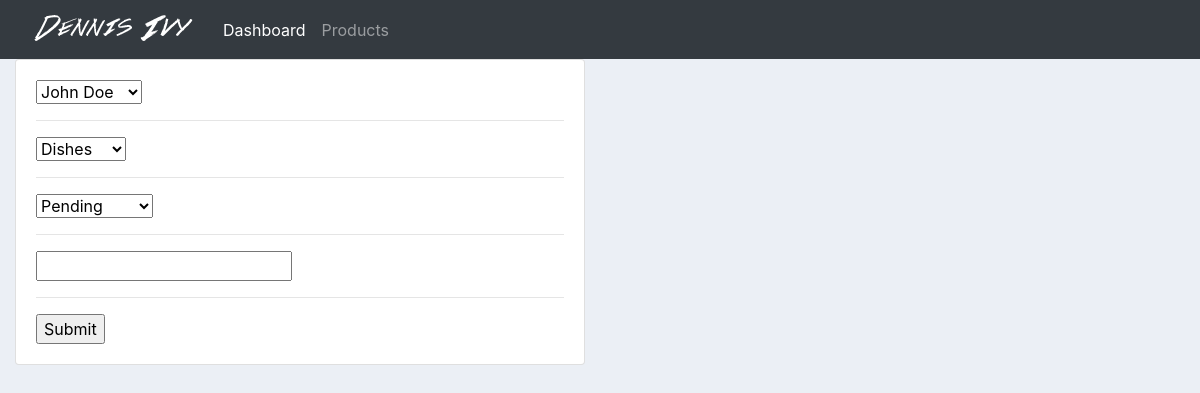
/update_order/3/, run on an earlier commit of the app's database.
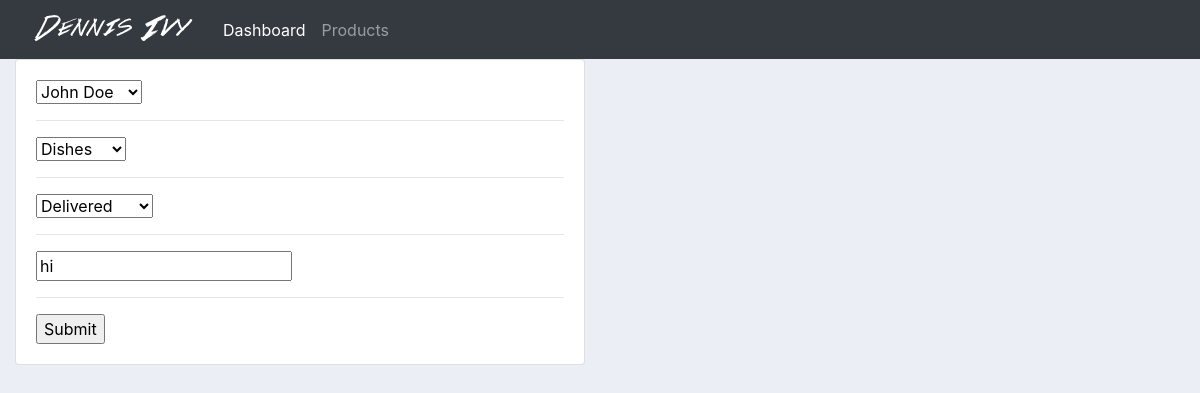
And on a later commit of the database.
### accounts/models.py (models this page shows, shortened)
class Order(models.Model):
	STATUS = (
			('Pending', 'Pending'),
			('NotAvailable', 'NotAvailable'),
			('Delivered', 'Delivered'),
			)
	customer = models.ForeignKey(Customer, null=True, on_delete= models.SET_NULL)
	product = models.ForeignKey(Product, null=True, on_delete= models.SET_NULL)
	date_created = models.DateTimeField(auto_now_add=True, null=True)
	status = models.CharField(max_length=200, null=True, choices=STATUS)
	note = models.CharField(max_length=1000, null=True)

### accounts/views.py (the view)
# urls.py: path('update_order/<str:pk>/', views.updateOrder, name="update_order"),
def updateOrder(request, pk):
	order = Order.objects.get(id=pk)
	form = OrderForm(instance=order)
	if request.method == 'POST':
		form = OrderForm(request.POST, instance=order)
		if form.is_valid():
			form.save()
			return redirect('/')
	context = {'form':form}
	return render(request, 'accounts/order_form.html', context)

### accounts/forms.py
class OrderForm(ModelForm):
	class Meta:
		model = Order
		fields = '__all__'

### accounts/models.py (called while the page is built)
	def __str__(self):
		return self.name

	def __str__(self):
		return self.name

### accounts/templates/accounts/order_form.html (shortened to what this page needs)
{%  extends 'accounts/main.html' %}
{% load static %}
{% block content %}
<div class="row">
	<div class="col-md-6">
		<div class="card card-body">
			<form action="" method="POST">
				{% for field in form %}
					{{field}}
					<hr>
				{% endfor %}
				<input type="submit" name="Submit">
			</form>
		</div>
	</div>
</div>
{% endblock %}

What changed in the data, as far as the page shows it:
changed Order "John Doe": status "Pending" → "Delivered"; note (not shown) → "hi"
